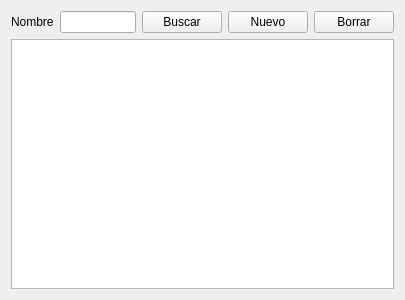
<?xml version="1.0" encoding="UTF-8"?>
<ui version="4.0">
 <class>Form</class>
 <widget class="QWidget" name="Form">
  <property name="geometry">
   <rect>
    <x>0</x>
    <y>0</y>
    <width>405</width>
    <height>300</height>
   </rect>
  </property>
  <property name="windowTitle">
   <string>Form</string>
  </property>
  <layout class="QVBoxLayout" name="verticalLayout">
   <item>
    <layout class="QHBoxLayout" name="horizontalLayout_3">
     <item>
      <widget class="QLabel" name="label_4">
       <property name="text">
        <string>Nombre</string>
       </property>
      </widget>
     </item>
     <item>
      <widget class="QLineEdit" name="eTBName"/>
     </item>
     <item>
      <widget class="QPushButton" name="bTBSearch">
       <property name="text">
        <string>Buscar</string>
       </property>
      </widget>
     </item>
     <item>
      <widget class="QPushButton" name="bTBNew">
       <property name="text">
        <string>Nuevo</string>
       </property>
      </widget>
     </item>
     <item>
      <widget class="QPushButton" name="bTBDelete">
       <property name="text">
        <string>Borrar</string>
       </property>
      </widget>
     </item>
    </layout>
   </item>
   <item>
    <widget class="QTableView" name="v_tbill">
     <property name="selectionMode">
      <enum>QAbstractItemView::SingleSelection</enum>
     </property>
     <property name="selectionBehavior">
      <enum>QAbstractItemView::SelectRows</enum>
     </property>
     <attribute name="horizontalHeaderCascadingSectionResizes">
      <bool>true</bool>
     </attribute>
     <attribute name="horizontalHeaderStretchLastSection">
      <bool>true</bool>
     </attribute>
     <attribute name="verticalHeaderVisible">
      <bool>false</bool>
     </attribute>
    </widget>
   </item>
  </layout>
 </widget>
 <tabstops>
  <tabstop>eTBName</tabstop>
  <tabstop>bTBSearch</tabstop>
  <tabstop>bTBNew</tabstop>
  <tabstop>v_tbill</tabstop>
  <tabstop>bTBDelete</tabstop>
 </tabstops>
 <resources/>
 <connections/>
</ui>
